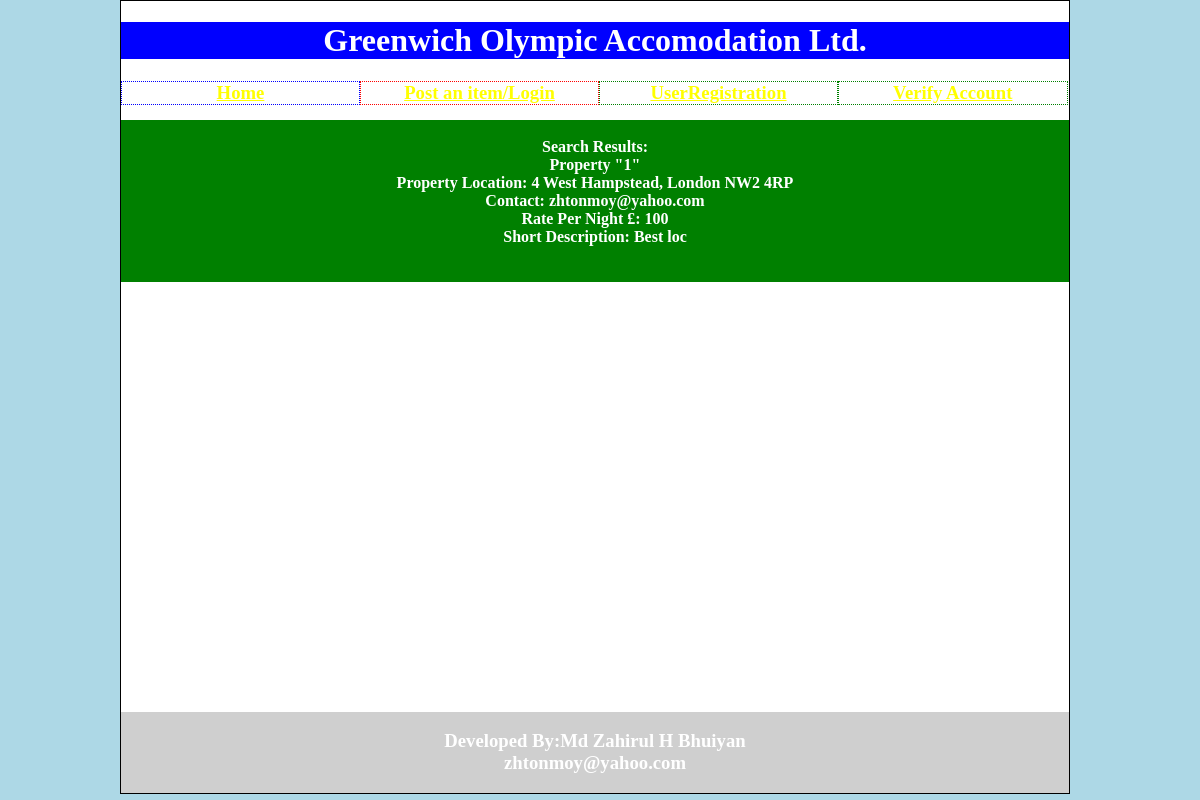
Page /search_hotel.php on the committed database.
### tables this page shows
CREATE TABLE IF NOT EXISTS `customers_ads` (
  `p_id` varchar(40) NOT NULL,
  `p_loc` varchar(100) NOT NULL,
  `p_con` varchar(40) NOT NULL,
  `p_rp` varchar(10) NOT NULL,
  `p_des` varchar(200) NOT NULL,
  `p_image1` blob NOT NULL,
  `p_image2` blob NOT NULL,
  PRIMARY KEY (`p_id`)
);

### search_hotel.php (the view, shortened to what this page needs)
<html><body>
<?php
include 'topMenu.php';
?>
<p><br/>
<h4><br/>
<?php
$sql = "select * from customers_ads where p_id like 'Hotel%' ";
$result = mysql_query($sql);
$c=1;
printf("Search Results:\n");echo '<br/>';
while ($row = mysql_fetch_array($result)) {
	echo 'Property  "'.$c.'" <br/>';
    printf("Property Location: %s  \n", $row[1]);
	echo '<br/>';
	printf("Contact: %s  \n", $row[2]);
	echo '<br/>';
	printf("Rate Per Night £: %s  \n", $row[3]);
	echo '<br/>';
	printf("Short Description: %s  \n", $row[4]);
	echo '<br/>';
	echo '<br/>';
	echo '<br/>';
	$c++;
}
?>
</h4></p>
</body></html>
<?php include 'bottom_cont.php';?>

### style.css (style rules this page uses)
h4 { color:white; background:green; text-align:center; }
html { margin:0; padding:0; height:100%; }
body { margin:0 ; padding:0; height:100%; background-color:lightblue; }

### rows in the picture
customers_ads: p_loc "4 West Hampstead, London NW2 4RP", p_con "zhtonmoy@yahoo.com", p_rp "100", p_des "Best loc"
